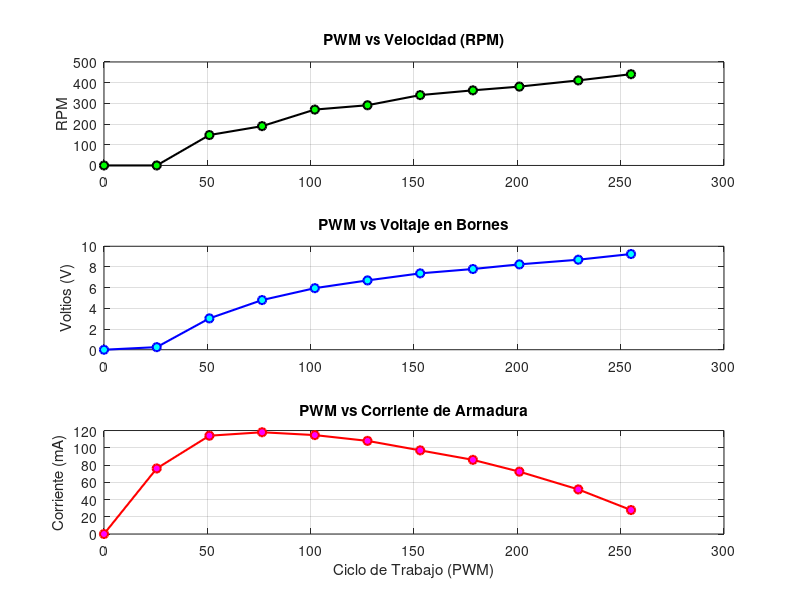
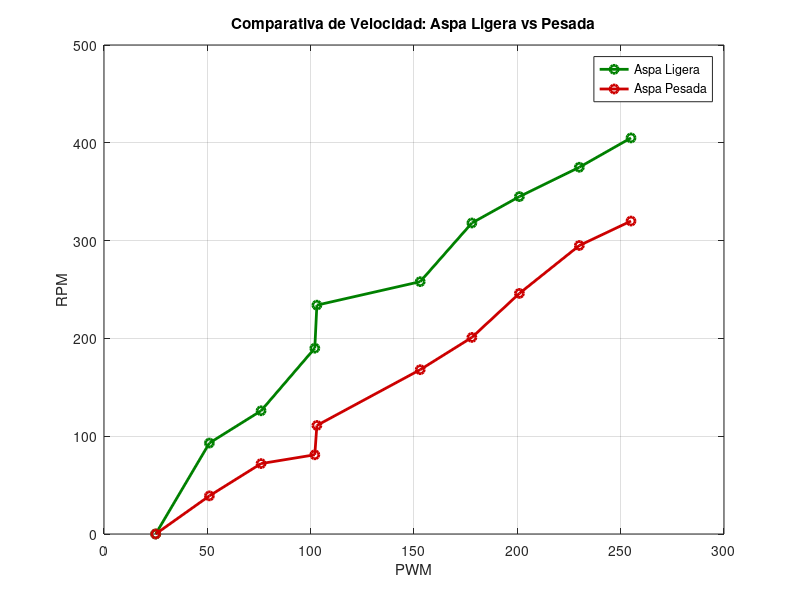
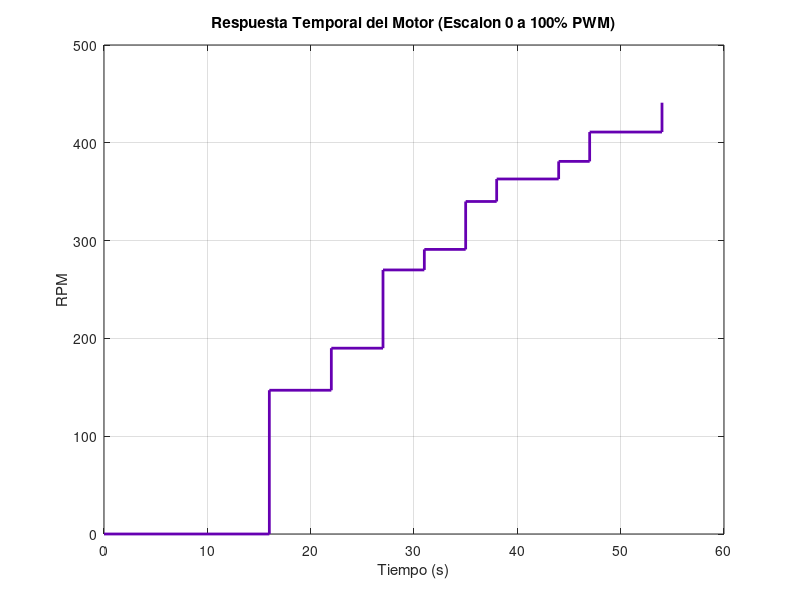

Write MATLAB code to recreate these figures, in order.
%% CARACTERIZACIÓN EXPERIMENTAL - MOTORREDUCTOR TT - GRUPO 5
clear all; clc; close all;
% --- 1. DEFINICIÓN DE DATOS EXPERIMENTALES ---
% Datos generales (PWM vs RPM, Voltaje y Corriente)
pwm_puntos = [0, 25.5, 51, 76.5, 102, 127.5, 153, 178.5, 201, 229.5, 255];
rpm_puntos = [0, 0, 147, 190, 270, 291, 340, 363, 381, 411, 441];
voltaje_v  = [0, 0.25, 3.03, 4.8, 5.95, 6.7, 7.38, 7.8, 8.25, 8.7, 9.25];
corriente_ma = [0, 76, 114, 118, 114.7, 108, 97, 86, 72.3, 51.7, 27.8];

% Datos Respuesta al Escalón (Tiempo vs RPM)
tiempo_s = [0, 9, 16, 22, 27, 31, 35, 38, 44, 47, 54];
rpm_escalon = [0, 0, 147, 190, 270, 291, 340, 363, 381, 411, 441];

% Datos Comparativa de Aspas (Carga real)
pwm_aspas = [25, 51, 76, 102, 103, 153, 178, 201, 230, 255];
rpm_pesada = [0, 39, 72, 81, 111, 168, 201, 246, 295, 320];
rpm_ligera = [0, 93, 126, 190, 234, 258, 318, 345, 375, 405];

% --- 2. GRÁFICA 1: CARACTERIZACIÓN ELÉCTRICA Y MECÁNICA ---
figure('Name', 'Caracterizacion Estatica del Motor', 'Color', 'w');

subplot(3,1,1);
plot(pwm_puntos, rpm_puntos, '-ok', 'LineWidth', 1.5, 'MarkerFaceColor', 'g');
title('PWM vs Velocidad (RPM)');
ylabel('RPM'); grid on;

subplot(3,1,2);
plot(pwm_puntos, voltaje_v, '-ob', 'LineWidth', 1.5, 'MarkerFaceColor', 'c');
title('PWM vs Voltaje en Bornes');
ylabel('Voltios (V)'); grid on;

subplot(3,1,3);
plot(pwm_puntos, corriente_ma, '-or', 'LineWidth', 1.5, 'MarkerFaceColor', 'm');
title('PWM vs Corriente de Armadura');
xlabel('Ciclo de Trabajo (PWM)'); ylabel('Corriente (mA)'); grid on;

% --- 3. GRÁFICA 2: COMPARATIVA DE CARGA (ASPAS) ---
figure('Name', 'Efecto de la Carga Mecanica', 'Color', 'w');
plot(pwm_aspas, rpm_ligera, '-o', 'Color', [0 0.5 0], 'LineWidth', 2, 'DisplayName', 'Aspa Ligera');
hold on;
plot(pwm_aspas, rpm_pesada, '-o', 'Color', [0.8 0 0], 'LineWidth', 2, 'DisplayName', 'Aspa Pesada');
title('Comparativa de Velocidad: Aspa Ligera vs Pesada');
xlabel('PWM'); ylabel('RPM');
legend('Location', 'best');
grid on;

% --- 4. GRÁFICA 3: RESPUESTA DINÁMICA (ESCALÓN) ---
figure('Name', 'Respuesta Dinamica al Escalon', 'Color', 'w');
stairs(tiempo_s, rpm_escalon, 'LineWidth', 2, 'Color', [0.4 0 0.7]);
title('Respuesta Temporal del Motor (Escalon 0 a 100% PWM)');
xlabel('Tiempo (s)'); ylabel('RPM');
grid on;
